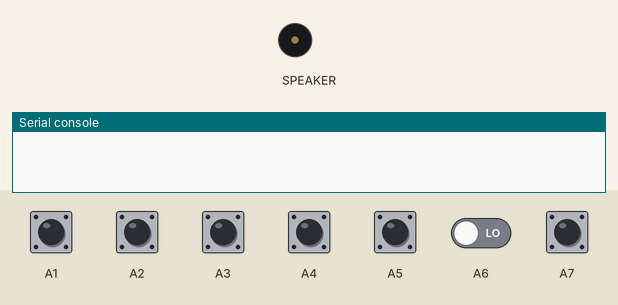
Simulated run of this program. Board: Circuit Playground running CircuitPython. Parts: buzzer (waves = sounding), the last lines printed to the serial console. The inputs (shaded band) are chosen by the test bench; at power-on: A1–7 LOW. Touch pads read as touched when driven HIGH; audio playback is drawn as a buzzer.

Above: at 1.2 s.
1.3 s: A1 pulled HIGH for 0.15 s
At 1.6 s:
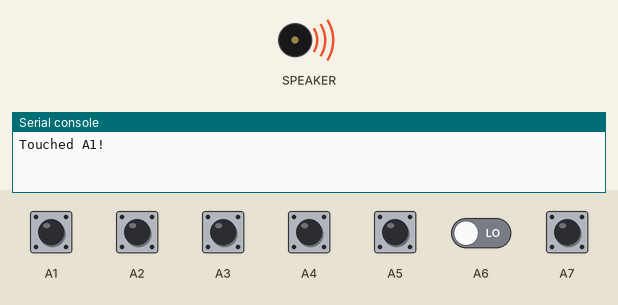
3.8 s: A7 pulled HIGH for 0.15 s
At 5.2 s:
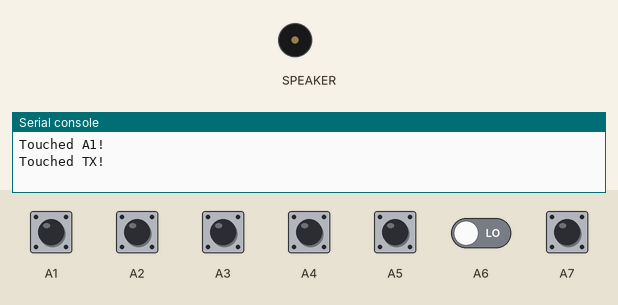
5.4 s: A2 pulled HIGH for 0.15 s
At 6.2 s:
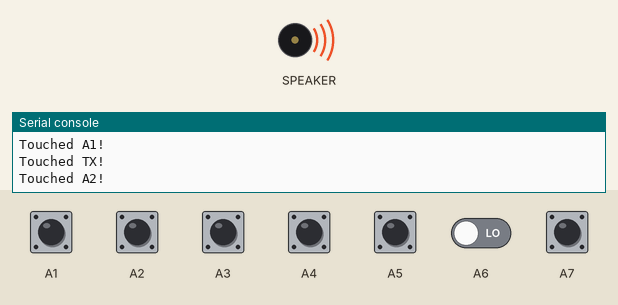
7.9 s: A3 pulled HIGH for 0.15 s
At 9.5 s:
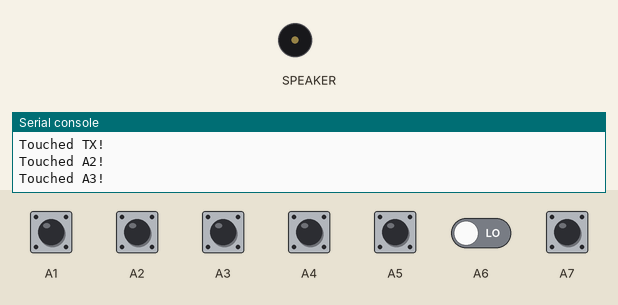
10.4 s: A4 pulled HIGH for 0.15 s
At 10.8 s:
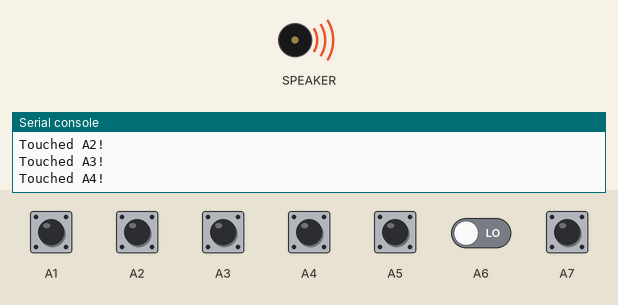
12.9 s: A5 pulled HIGH for 0.15 s
At 14.8 s:
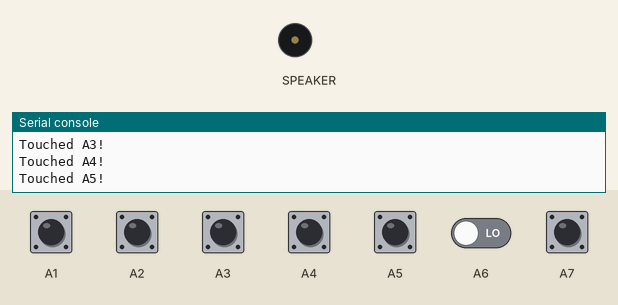
Timing chart, 0 to 16.3 s (numbered marks = the images above; inputs shaded):
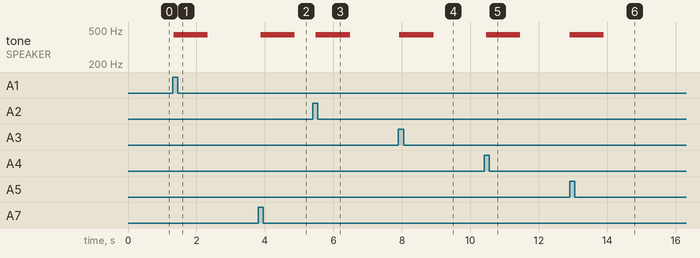

Measured:
- after the input at 1.3 s, tone on SPEAKER: silent → 440 Hz at once, → silent 1.0 s later
- after the input at 3.8 s, tone on SPEAKER: silent → 440 Hz after 0.07 s, → silent 1.0 s later
- after the input at 5.4 s, tone on SPEAKER: silent → 440 Hz after 0.09 s, → silent 1.0 s later
- after the input at 7.9 s, tone on SPEAKER: silent → 440 Hz at once, → silent 1.0 s later
- after the input at 10.4 s, tone on SPEAKER: silent → 440 Hz after 0.06 s, → silent 1.0 s later
- after the input at 12.9 s, tone on SPEAKER: silent → 440 Hz at once, → silent 1.0 s later

The program:

cp_touch_tone_machine.py
```python
"""This example requires seven wav files from the audio folder in Default_Files on the PyCon2022 GitHub
repo. Download the files and copy them into a folder named "audio" on your CIRCUITPY drive.
Once copied, try touching the touchpads on A1-A6 and TX to hear a funky scale of notes!"""
import time
from adafruit_circuitplayground import cp

while True:
    if cp.touch_A1:
        print("Touched A1!")
        cp.play_file("audio/1.wav")
    if cp.touch_A2:
        print("Touched A2!")
        cp.play_file("audio/2.wav")
    if cp.touch_A3:
        print("Touched A3!")
        cp.play_file("audio/3.wav")
    if cp.touch_A4:
        print("Touched A4!")
        cp.play_file("audio/4.wav")
    if cp.touch_A5:
        print("Touched A5!")
        cp.play_file("audio/5.wav")
    if cp.touch_A6:
        print("Touched A6!")
        cp.play_file("audio/6.wav")
    if cp.touch_TX:
        print("Touched TX!")
        cp.play_file("audio/7.wav")
    time.sleep(0.1)
```
